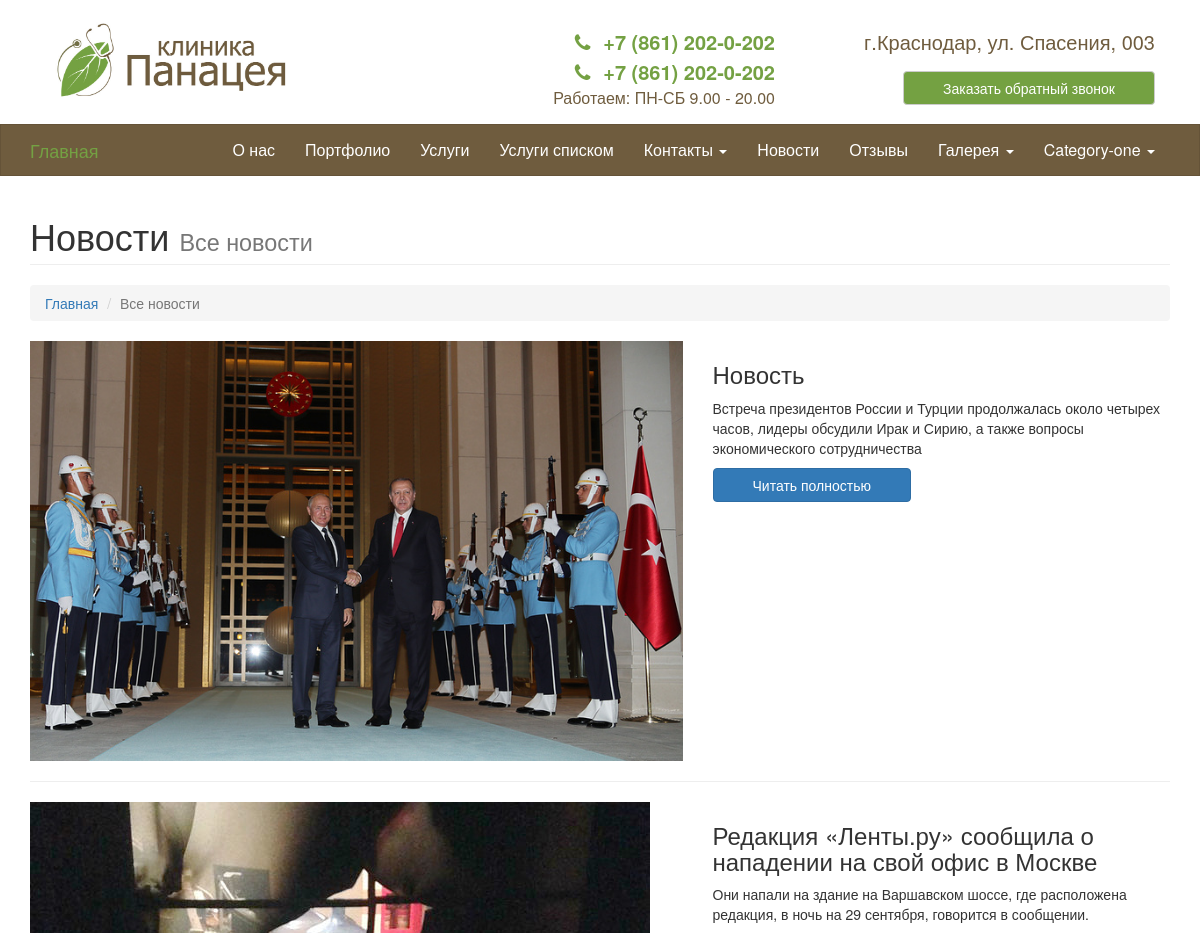
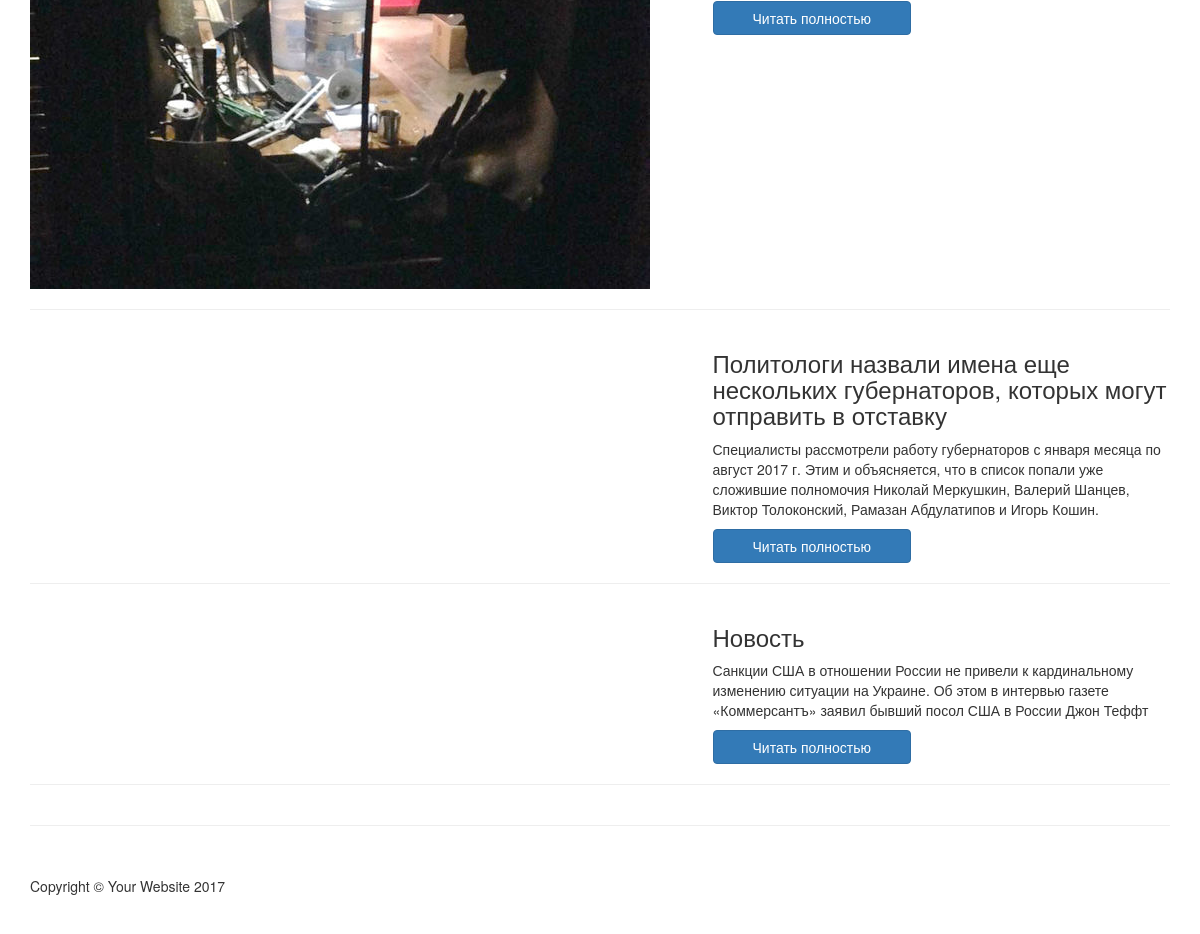
The page /news/ on the database as committed earlier (2 pictures, top to bottom).
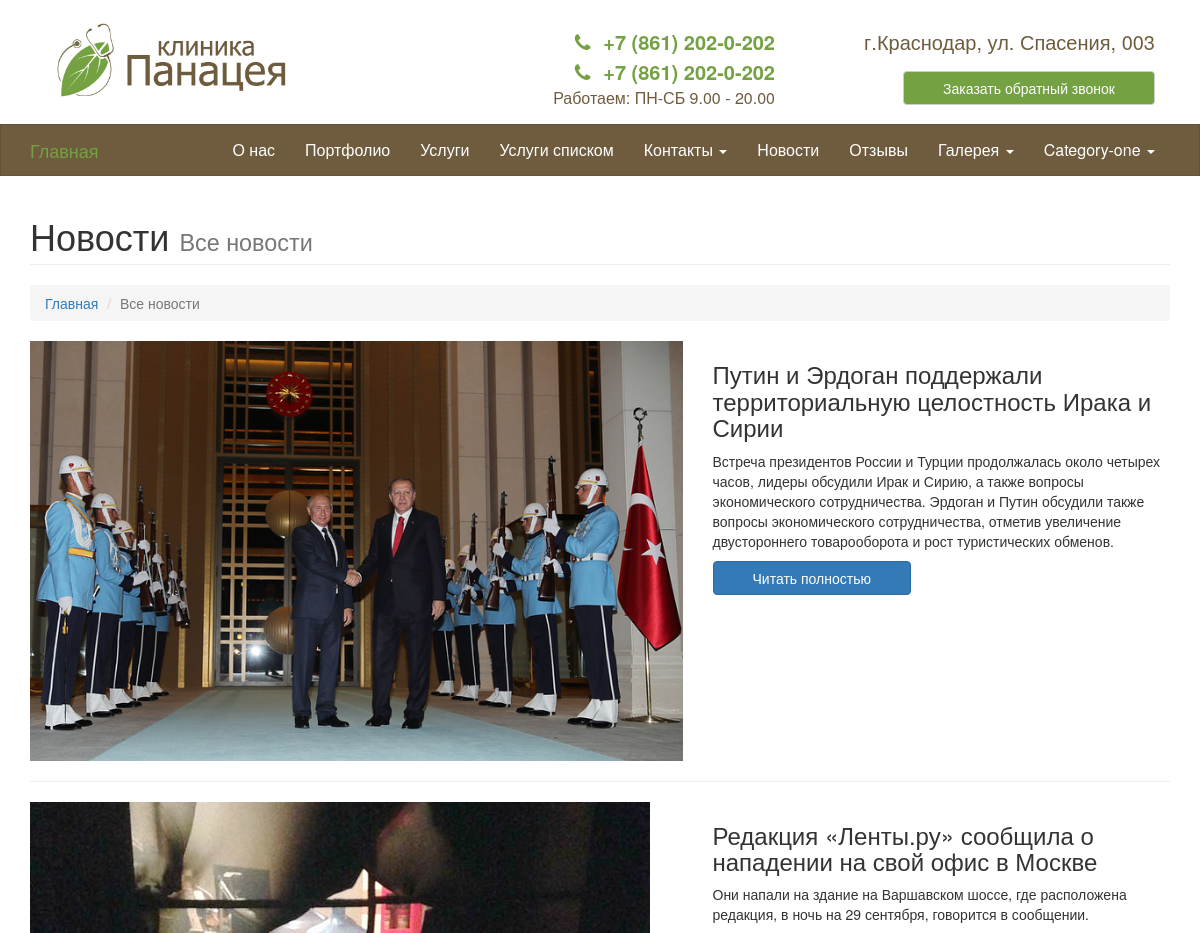
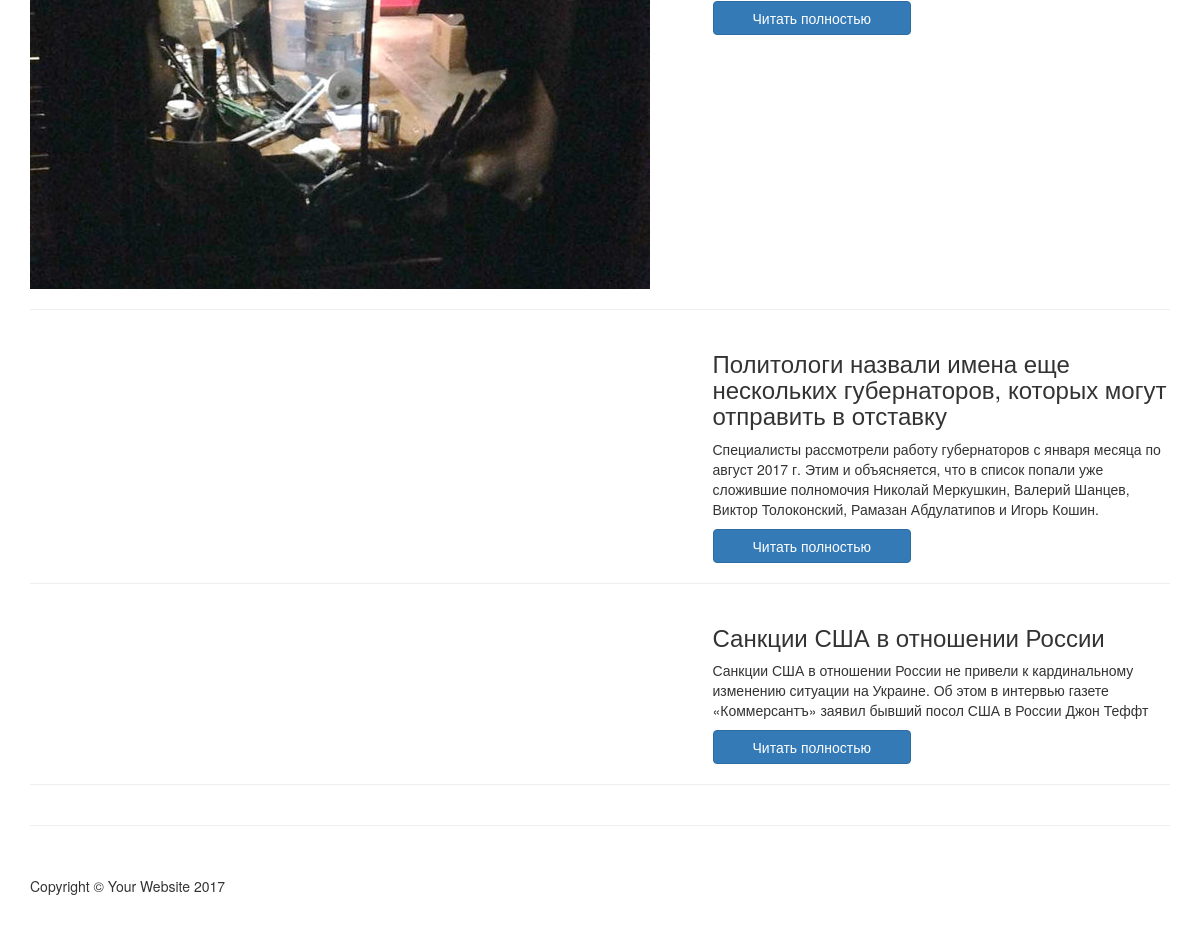
The same page on the database as committed later (2 pictures, top to bottom).
### news/models.py (models this page shows, shortened)
class News(CommonMain):
    image = models.ImageField(null=True, blank=True, verbose_name="Изображение",
                              help_text="Выберите изображение новости")
    min_image = models.ImageField(null=True, blank=True, verbose_name="Миниатюра",
                                  help_text="Выберите миниатюру новости")
    name = models.CharField(max_length=250, verbose_name="Название новости", default="Новость")
    brief = models.CharField(max_length=500, verbose_name="Краткое описание",
                             null=True, blank=True, help_text="Не более 500 знаков")
    class Meta:
        verbose_name_plural = "Новости"

### news/views.py (the view)
# urls.py: url(r'^news/$', main.AllNews.as_view(), name='news'),
class AllNews(ListView):
    queryset = main.News.objects.order_by('number')
    context_object_name = 'page'
    template_name = 'news-list.html'
    paginate_by = 5

### main/models.py (called while the page is built)
    def get_page_one_url(self):
        return reverse('page-style-one', kwargs={'type_page': self.type_page, 'slug': self.slug})

    def get_page_two_url(self):
        return reverse('page-style-two', kwargs={'type_page': self.type_page, 'slug': self.slug})

    def get_page_three_url(self):
        return reverse('page-style-three', kwargs={'type_page': self.type_page, 'slug': self.slug})

    def get_page_four_url(self):
        return reverse('page-style-four', kwargs={'type_page': self.type_page, 'slug': self.slug})

    def get_page_five_url(self):
        return reverse('page-style-five', kwargs={'type_page': self.type_page, 'slug': self.slug})

### green/templates/news-list.html (shortened to what this page needs)
{% extends 'base.html' %}
{% block content %}
        <div class="row">
            <div class="col-lg-12">
                <h1 class="page-header">Новости
                    <small>Все новости</small>
                </h1>
                <ol class="breadcrumb">
                    <li><a href="{%  url 'index' %}">Главная</a>
                    </li>
                    <li class="active">Все новости</li>
                </ol>
            </div>
        </div>
        {% for one in page %}
        <div class="row">
            <div class="col-md-7">
                <a href="{% url 'news-detail' one.slug %}">
                    <img class="img-responsive img-hover" src="{{ MEDIA_URL }}{{ one.image }}" alt="">
                </a>
            </div>
            <div class="col-md-5">
                <h3>{{ one.name }}</h3>
                <p>{{ one.brief }}</p>
                <a class="btn btn-primary" href="{% url 'news-detail' one.slug %}">Читать полностью</a>
            </div>
        </div>
        <hr>
        {%  endfor %}
{% endblock %}

Rows that differ between the two databases and show on the page:
changed News: name "Новость" → "Путин и Эрдоган поддержали территориальную целостность Ирака и Сирии"; brief "Встреча президентов России и Турции продолжалась около четырех часов, лидеры обсудили Ирак и Сирию, а также вопросы экономического сотрудничества" → "…а также вопросы экономического сотрудничества. Эрдоган и Путин обсудили также вопросы экономического сотрудничества, отметив увеличение двустороннего товарооборота и рост туристических обменов."
changed News: name "Новость" → "Санкции США в отношении России"
